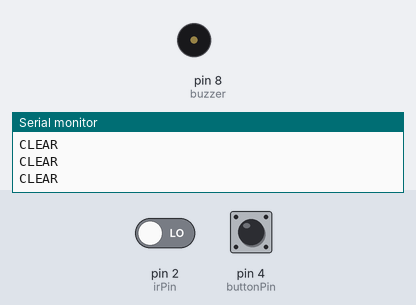
A sketch run on a simulated Arduino Uno, built with avr-gcc and run on an emulated ATmega328P. Parts: buzzer (waves = sounding, pin HIGH), the last lines printed to the serial monitor. Inputs (shaded band) come from the test bench; at power-on: pin 2 (irPin) LOW, pin 4 (buttonPin) HIGH.

Above: at 1.8 s.
1.9 s: pin 2 (irPin) driven HIGH
At 2.5 s:
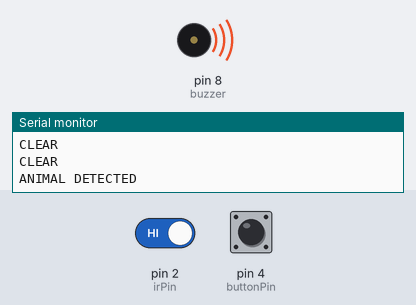
5.6 s: pin 2 (irPin) driven LOW
At 6.8 s:
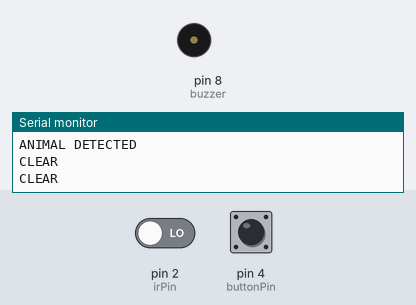
Timing chart, 0 to 8.6 s (numbered marks = the images above; inputs shaded):
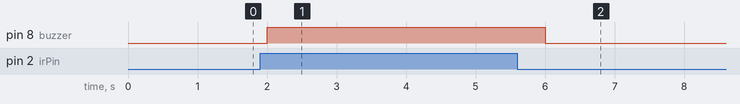

Measured:
- after the input at 1.9 s, pin 8 (buzzer): LOW → HIGH after 0.10 s
- after the input at 5.6 s, pin 8 (buzzer): HIGH → LOW after 0.40 s

The sketch:

ani.ino
```cpp
int irPin = 2;
int buzzer = 8;
int buttonPin = 4;

int irVal = 0;

int buttonState = HIGH;
int lastButtonState = HIGH;

void setup() {
  Serial.begin(9600);

  pinMode(irPin, INPUT);
  pinMode(buzzer, OUTPUT);

  pinMode(buttonPin, INPUT_PULLUP);
}

void loop() {

  // IR SENSOR
  irVal = digitalRead(irPin);

  if (irVal == HIGH) {
    Serial.println("ANIMAL DETECTED");
    digitalWrite(buzzer, HIGH);
  }
  else {
    Serial.println("CLEAR");
    digitalWrite(buzzer, LOW);
  }

  // BUTTON CHECK
  buttonState = digitalRead(buttonPin);

  if (buttonState == LOW && lastButtonState == HIGH) {
    Serial.println("GET_LOCATION");
    delay(300); // debounce
  }

  lastButtonState = buttonState;

  delay(500);
}
```
